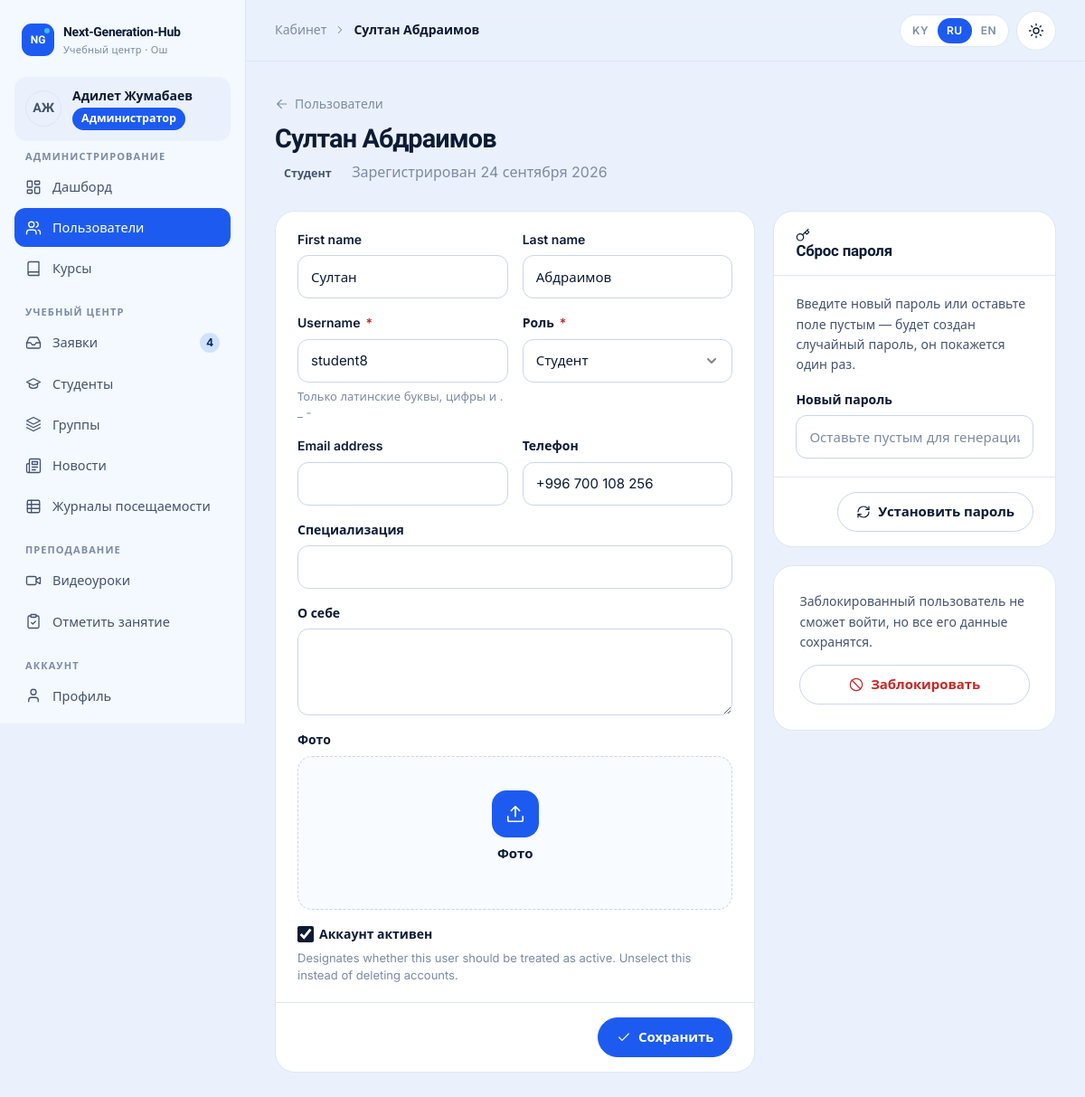
Page /cabinet/admin/users/13/ (signed in) on the committed database.
### accounts/models.py (models this page shows, shortened)
class User(AbstractUser):
    class Role(models.TextChoices):
        ADMIN = "admin", _("Administrator")
        MANAGER = "manager", _("Manager")
        TEACHER = "teacher", _("Teacher")
        STUDENT = "student", _("Student")
    role = models.CharField(_("role"), max_length=16, choices=Role.choices, default=Role.STUDENT, db_index=True)
    phone = models.CharField(_("phone"), max_length=32, blank=True)
    photo = models.ImageField(_("photo"), upload_to="users/", blank=True)
    specialization = models.CharField(_("specialization"), max_length=160, blank=True)
    about = models.TextField(_("about"), blank=True)
    class Meta:
        verbose_name = _("user")
        verbose_name_plural = _("users")
        ordering = ["last_name", "first_name", "username"]
    @property
    def display_name(self):
        return self.get_full_name() or self.username
    @property
    def initials(self):
        parts = [p for p in (self.first_name, self.last_name) if p]
        if parts:
            return "".join(p[0] for p in parts).upper()[:2]
        return self.username[:2].upper()
    @property
    def is_admin_role(self):
        return self.is_superuser or self.role == self.Role.ADMIN
    @property
    def is_student(self):
        return self.role == self.Role.STUDENT
    def has_role(self, *roles):
        return self.is_admin_role or self.role in roles

### cabinet/views/admin.py (the view)
# urls.py: path("admin/users/<int:pk>/", admin.user_edit, name="admin_user_edit"),
@role_required(ADMIN)
def user_edit(request, pk):
    target = get_object_or_404(User, pk=pk)
    form = UserAdminForm(request.POST or None, request.FILES or None, instance=target, editor=request.user)
    if request.method == "POST" and form.is_valid():
        form.save()
        messages.success(request, _("User saved."))
        return redirect("cabinet:admin_users")
    return render(
        request,
        "cabinet/admin/user_form.html",
        {"form": form, "target": target, "reset_form": PasswordResetByAdminForm(), "page_title": target.display_name},
    )

### cabinet/forms.py
class UserAdminForm(_AccountFormBase):
    class Meta:
        model = User
        fields = ["first_name", "last_name", "username", "role", "email", "phone", "photo", "specialization", "about", "is_active"]
        labels = {"is_active": _("Account is active"), "about": _("About")}
        widgets = {"about": forms.Textarea(attrs={"rows": 3}), "photo": forms.ClearableFileInput(attrs={"accept": "image/*"})}
    def __init__(self, *args, editor=None, **kwargs):
        super().__init__(*args, **kwargs)
        self.editor = editor
        if editor and self.instance.pk == editor.pk:
            self.fields["role"].disabled = True
            self.fields["is_active"].disabled = True

class PasswordResetByAdminForm(forms.Form):
    new_password = forms.CharField(
        label=_("New password"),
        required=False,
        strip=False,
        widget=forms.TextInput(attrs={"autocomplete": "off", "placeholder": _("Leave empty to generate")}),
    )

### cabinet/navigation.py (called while the page is built)
def _item(label, url_name, icon, match=None, badge=None, external=False):
    return {
        "label": label,
        "url": url_name if external else reverse(url_name),
        "icon": icon,
        "match": match or [url_name.split(":")[-1]],
        "badge": badge,
        "external": external,
    }

def sidebar(request):
    path = request.path
    user = getattr(request, "user", None)
    if not user or not user.is_authenticated or not (path.startswith("/cabinet/") or path.startswith("/accounts/")):
        return {}
    match = getattr(request, "resolver_match", None)
    current = match.url_name if match and match.url_name else ""
    return {"sidebar_sections": build_sidebar(user, current)}

### core/context_processors.py (called while the page is built)
def site(request):
    return {
        "SITE": {
            "name": settings.SITE_NAME,
            "phone": settings.SITE_PHONE,
            "phone_href": "tel:" + "".join(ch for ch in settings.SITE_PHONE if ch.isdigit() or ch == "+"),
            "email": settings.SITE_EMAIL,
            "address": settings.SITE_ADDRESS or _("Osh, Lenin street 205, 2nd floor"),
            "hours": settings.SITE_HOURS or _("Mon–Sat, 9:00–20:00"),
            "instagram": settings.SITE_INSTAGRAM,
            "telegram": settings.SITE_TELEGRAM,
            "whatsapp": settings.SITE_WHATSAPP,
            "map_url": settings.SITE_MAP_URL,
        },
        "MAX_VIDEO_UPLOAD_MB": settings.MAX_VIDEO_UPLOAD_MB,
        "SHOW_DEMO_ACCOUNTS": settings.SHOW_DEMO_ACCOUNTS,
    }

### templates/cabinet/admin/user_form.html (shortened to what this page needs)
{% extends "cabinet/base.html" %}
{% load i18n core_tags %}
{% block content %}
<a class="back-link" href="{% url 'cabinet:admin_users' %}">{% icon "arrow-left" 16 %} {% trans "Users" %}</a>
<div class="page-head">
  <div>
    <h1>{{ page_title }}</h1>
    {% if target %}<p><span class="badge badge-role-{{ target.role }} no-dot">{{ target.get_role_display }}</span> <span class="faint" style="margin-left:8px">{% trans "Registered" %} {{ target.date_joined|date:"j E Y" }}</span></p>{% endif %}
  </div>
</div>
<div class="grid grid-main">
  <form class="card" method="post" enctype="multipart/form-data" novalidate>
    <div class="card-body">
      <div class="form-grid">
        {% include "partials/field.html" with field=form.first_name %}
        {% include "partials/field.html" with field=form.last_name %}
        {% include "partials/field.html" with field=form.username %}
        {% include "partials/field.html" with field=form.role %}
        {% include "partials/field.html" with field=form.email %}
        {% include "partials/field.html" with field=form.phone %}
        {% include "partials/field.html" with field=form.specialization wide=1 %}
        {% include "partials/field.html" with field=form.about %}
        {% include "partials/field.html" with field=form.photo %}
        {% include "partials/field.html" with field=form.is_active wide=1 %}
      </div>
    </div>
    <div class="card-foot"><button type="submit" class="btn btn-primary">{% icon "check" 16 %} {% if target %}{% trans "Save" %}{% else %}{% trans "Create user" %}{% endif %}</button></div>
  </form>
  {% if target %}
  <div class="grid">
    <form class="card" method="post" action="{% url 'cabinet:admin_user_password' target.pk %}" novalidate>
      <div class="card-head"><h2>{% icon "key" 16 %} {% trans "Reset password" %}</h2></div>
      <div class="card-body stack">
        <p class="muted" style="margin:0;font-size:14px">{% trans "Enter a new password or leave the field empty — a random one will be generated and shown once." %}</p>
        {% include "partials/field.html" with field=reset_form.new_password wide=1 %}
      </div>
      <div class="card-foot"><button type="submit" class="btn">{% icon "refresh" 16 %} {% trans "Set password" %}</button></div>
    </form>
    {% if target.pk != user.pk %}
    <form class="card card-pad" method="post" action="{% url 'cabinet:admin_user_toggle' target.pk %}"{% if target.is_active %} data-confirm="{% trans 'Block this user? They will not be able to log in.' %}"{% endif %}>
      {% if target.is_active %}
        <p class="muted" style="font-size:14px;margin-top:0">{% trans "A blocked user cannot log in, but all their data is kept." %}</p>
        <button type="submit" class="btn btn-danger btn-block">{% icon "ban" 16 %} {% trans "Block" %}</button>
      {% else %}
        <div class="alert alert-bad" style="margin-bottom:12px">{% icon "lock" 18 %} {% trans "The user is blocked." %}</div>
        <button type="submit" class="btn btn-block">{% icon "unlock" 16 %} {% trans "Unblock" %}</button>
      {% endif %}
    </form>
    {% endif %}
  </div>
  {% endif %}
</div>
{% endblock %}

### templates/cabinet/base.html (shortened to what this page needs)
{% load static i18n core_tags %}{% get_current_language as LANGUAGE_CODE %}<!doctype html>
<html lang="{{ LANGUAGE_CODE }}" class="no-js">
<head>
  {% include "partials/head.html" %}
</head>
<body>
  <div class="cab">
    <aside class="cab-sidebar" id="cab-sidebar" aria-label="{% trans 'Cabinet menu' %}">
      <div class="row-between" style="flex-wrap:nowrap">
        {% include "partials/logo.html" %}
      </div>
      <a class="cab-user" href="{% url 'accounts:profile' %}">
        {% include "partials/avatar.html" with u=user %}
        <span class="grow" style="min-width:0"><b>{{ user.display_name }}</b><span class="badge badge-role-{{ user.role }} no-dot" style="margin-top:4px">{{ user.get_role_display }}</span></span>
      </a>
      <nav class="cab-nav">
        {% for title, items in sidebar_sections %}
        <div>
          <h6>{{ title }}</h6>
          <ul>
            {% for item in items %}
            <li><a href="{{ item.url }}"{% if item.active %} aria-current="page"{% endif %}>{% icon item.icon 18 %}<span>{{ item.label }}</span>{% if item.badge %}<span class="nav-badge" aria-label="{% trans 'new' %}">{{ item.badge }}</span>{% endif %}</a></li>
            {% endfor %}
          </ul>
        </div>
        {% endfor %}
      </nav>
    </aside>
    <div class="cab-main">
      <header class="cab-topbar">
        <div class="crumbs">{% block crumbs %}<span>{% trans "Cabinet" %}</span>{% icon "chevron-right" 14 %}<b>{{ page_title }}</b>{% endblock %}</div>
        <div class="tools">
          {% include "partials/lang_switch.html" %}
          {% include "partials/theme_toggle.html" %}
        </div>
      </header>
      <main class="cab-content" id="content">
        {% block content %}{% endblock %}
      </main>
    </div>
  </div>
</body>
</html>

### templates/partials/avatar.html
<span class="avatar {{ size|default:'' }}" aria-hidden="true">{% if u.photo %}<img src="{{ u.photo.url }}" alt="" loading="lazy">{% else %}{{ u.initials }}{% endif %}</span>

### templates/partials/field.html (shortened to what this page needs)
{% load core_tags %}{% with wt=field|field_type %}
<div class="field{% if field.errors %} has-error{% endif %}{% if wide or wt == 'textarea' or wt == 'checkboxselectmultiple' or wt == 'clearablefileinput' %} span-2{% endif %}" data-field="{{ field.name }}">
  {% if wt == "checkboxinput" %}
    <label class="check" for="{{ field.id_for_label }}">{{ field }} {{ field.label }}</label>
  {% elif wt == "clearablefileinput" %}
    <span class="field-label">{{ field.label }}</span>
    <label class="dropzone">
      <span class="ic">{% icon "upload" 22 %}</span>
      <b>{{ drop_text|default:field.label }}</b>
    </label>
  {% else %}
    <label for="{{ field.id_for_label }}">{{ field.label }}{% if field.field.required %}<span class="req" aria-hidden="true">*</span>{% endif %}</label>
    {{ field }}
  {% endif %}
  {% if field.help_text and wt != "clearablefileinput" %}<span class="help">{{ field.help_text }}</span>{% endif %}
</div>
{% endwith %}

### rows in the picture
User: initials "АЖ", display_name "Адилет Жумабаев", role "Администратор"
User: role "Студент", date_joined "24 сентября 2026", first_name "Султан", last_name "Абдраимов", username "student8", phone "+996 700 108 256", is_active "☑"

### other values in the picture
{{ title }} "АДМИНИСТРИРОВАНИЕ" "УЧЕБНЫЙ ЦЕНТР" "ПРЕПОДАВАНИЕ" "АККАУНТ"
{{ item.label }} "Дашборд" "Пользователи" "Курсы" "Заявки" "Студенты" "Группы" "Новости" "Журналы посещаемости" "Видеоуроки" "Отметить занятие" "Профиль"
{{ item.badge }} "4"
{{ page_title }} "Султан Абдраимов"
{{ code|upper }} "KY" "RU" "EN"
{{ field.label }} "First name Last name Username Роль Email address Телефон Специализация О себе Новый пароль"
{{ field.help_text }} "Только латинские буквы, цифры и . _ - Designates whether this user should be treated as active. Unselect this instead of deleting accounts."
{{ field.label }} "Фото"
{{ drop_text|default:field.label }} "Фото"
{{ field.label }} "Аккаунт активен"
